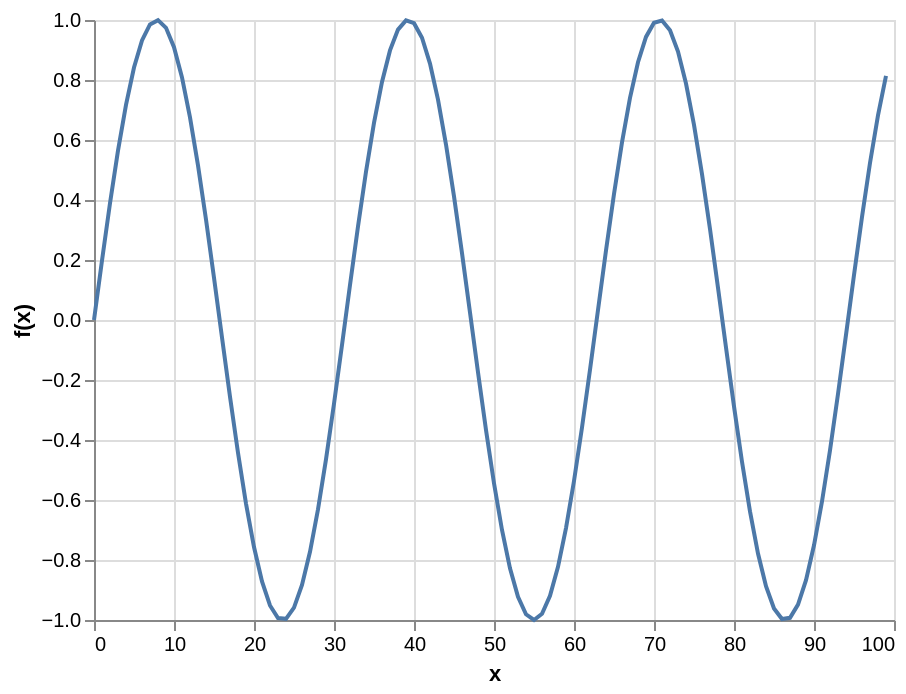

Write the Vega-Lite specification saved for this chart.
### Vega-Lite specification from a JSON file in a GitHub repository (floating-point values rounded to 4 significant figures)
{"config": {"view": {"continuousWidth": 400, "continuousHeight": 300}}, "data": {"name": "data-1dade804818bb4a87ac30f362092e342"}, "mark": "line", "encoding": {"x": {"field": "x", "type": "quantitative"}, "y": {"field": "f(x)", "type": "quantitative"}}, "$schema": "https://vega.github.io/schema/vega-lite/v5.json", "datasets": {"data-1dade804818bb4a87ac30f362092e342": [{"x": 0, "f(x)": 0}, {"x": 1, "f(x)": 0.1987}, {"x": 2, "f(x)": 0.3894}, {"x": 3, "f(x)": 0.5646}, {"x": 4, "f(x)": 0.7174}, {"x": 5, "f(x)": 0.8415}, {"x": 6, "f(x)": 0.932}, {"x": 7, "f(x)": 0.9854}, {"x": 8, "f(x)": 0.9996}, {"x": 9, "f(x)": 0.9738}, {"x": 10, "f(x)": 0.9093}, {"x": 11, "f(x)": 0.8085}, {"x": 12, "f(x)": 0.6755}, {"x": 13, "f(x)": 0.5155}, {"x": 14, "f(x)": 0.335}, {"x": 15, "f(x)": 0.1411}, {"x": 16, "f(x)": -0.05837}, {"x": 17, "f(x)": -0.2555}, {"x": 18, "f(x)": -0.4425}, {"x": 19, "f(x)": -0.6119}, {"x": 20, "f(x)": -0.7568}, {"x": 21, "f(x)": -0.8716}, {"x": 22, "f(x)": -0.9516}, {"x": 23, "f(x)": -0.9937}, {"x": 24, "f(x)": -0.9962}, {"x": 25, "f(x)": -0.9589}, {"x": 26, "f(x)": -0.8835}, {"x": 27, "f(x)": -0.7728}, {"x": 28, "f(x)": -0.6313}, {"x": 29, "f(x)": -0.4646}, {"x": 30, "f(x)": -0.2794}, {"x": 31, "f(x)": -0.08309}, {"x": 32, "f(x)": 0.1165}, {"x": 33, "f(x)": 0.3115}, {"x": 34, "f(x)": 0.4941}, {"x": 35, "f(x)": 0.657}, {"x": 36, "f(x)": 0.7937}, {"x": 37, "f(x)": 0.8987}, {"x": 38, "f(x)": 0.9679}, {"x": 39, "f(x)": 0.9985}, {"x": 40, "f(x)": 0.9894}, {"x": 41, "f(x)": 0.9407}, {"x": 42, "f(x)": 0.8546}, {"x": 43, "f(x)": 0.7344}, {"x": 44, "f(x)": 0.5849}, {"x": 45, "f(x)": 0.4121}, {"x": 46, "f(x)": 0.2229}, {"x": 47, "f(x)": 0.02478}, {"x": 48, "f(x)": -0.1743}, {"x": 49, "f(x)": -0.3665}, {"x": 50, "f(x)": -0.544}, {"x": 51, "f(x)": -0.6999}, {"x": 52, "f(x)": -0.8278}, {"x": 53, "f(x)": -0.9228}, {"x": 54, "f(x)": -0.9809}, {"x": 55, "f(x)": -1.0}, {"x": 56, "f(x)": -0.9792}, {"x": 57, "f(x)": -0.9193}, {"x": 58, "f(x)": -0.8228}, {"x": 59, "f(x)": -0.6935}, {"x": 60, "f(x)": -0.5366}, {"x": 61, "f(x)": -0.3582}, {"x": 62, "f(x)": -0.1656}, {"x": 63, "f(x)": 0.03362}, {"x": 64, "f(x)": 0.2315}, {"x": 65, "f(x)": 0.4202}, {"x": 66, "f(x)": 0.5921}, {"x": 67, "f(x)": 0.7404}, {"x": 68, "f(x)": 0.8592}, {"x": 69, "f(x)": 0.9437}, {"x": 70, "f(x)": 0.9906}, {"x": 71, "f(x)": 0.998}, {"x": 72, "f(x)": 0.9657}, {"x": 73, "f(x)": 0.8948}, {"x": 74, "f(x)": 0.7883}, {"x": 75, "f(x)": 0.6503}, {"x": 76, "f(x)": 0.4864}, {"x": 77, "f(x)": 0.3031}, {"x": 78, "f(x)": 0.1078}, {"x": 79, "f(x)": -0.09191}, {"x": 80, "f(x)": -0.2879}, {"x": 81, "f(x)": -0.4724}, {"x": 82, "f(x)": -0.6381}, {"x": 83, "f(x)": -0.7784}, {"x": 84, "f(x)": -0.8876}, {"x": 85, "f(x)": -0.9614}, {"x": 86, "f(x)": -0.9969}, {"x": 87, "f(x)": -0.9927}, {"x": 88, "f(x)": -0.9488}, {"x": 89, "f(x)": -0.8672}, {"x": 90, "f(x)": -0.751}, {"x": 91, "f(x)": -0.6048}, {"x": 92, "f(x)": -0.4346}, {"x": 93, "f(x)": -0.247}, {"x": 94, "f(x)": -0.04954}, {"x": 95, "f(x)": 0.1499}, {"x": 96, "f(x)": 0.3433}, {"x": 97, "f(x)": 0.5231}, {"x": 98, "f(x)": 0.682}, {"x": 99, "f(x)": 0.8137}]}}
